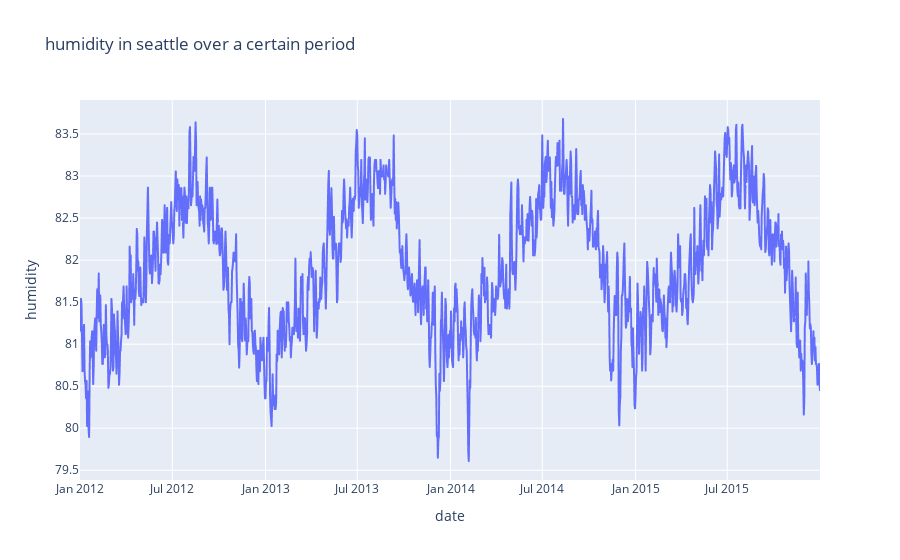

Notebook code for this chart:
### Code cell
width = 15
height = 10
plt.figure(figsize=(width, height))

figure = px.line(df, x="date", y="humidity", title="humidity in seattle over a certain period")
figure.show()

### Figure 1 — Plotly figure (JSON) as saved in the notebook; plotly's stock layout.template omitted (floating-point values rounded to 4 significant figures; data arrays with more than 128 entries replaced by an {"elided": "..."} marker saying what was removed)
{"data": [{"hovertemplate": "date=%{x}<br>humidity=%{y}<extra></extra>", "legendgroup": "", "line": {"color": "#636efa", "dash": "solid"}, "marker": {"symbol": "circle"}, "mode": "lines", "name": "", "showlegend": false, "type": "scattergl", "x": {"elided": "1461 str values"}, "xaxis": "x", "y": {"elided": "1461 float values"}, "yaxis": "y"}], "layout": {"legend": {"tracegroupgap": 0}, "title": {"text": "humidity in seattle over a certain period"}, "xaxis": {"anchor": "y", "domain": [0, 1], "title": {"text": "date"}}, "yaxis": {"anchor": "x", "domain": [0, 1], "title": {"text": "humidity"}}}}
